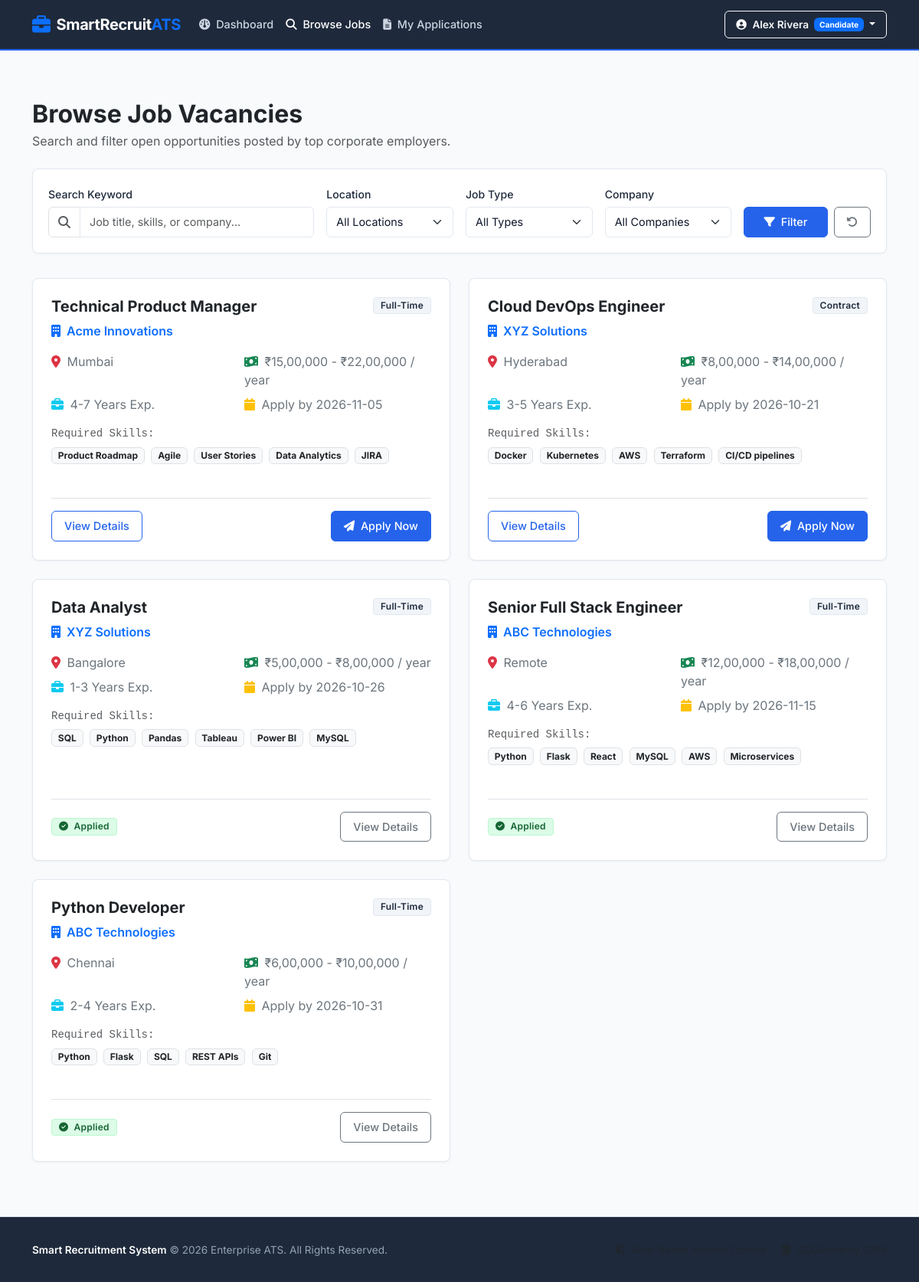
Page /candidate/browse-jobs (signed in) on the committed database.
### models.py (models this page shows, shortened)
class User(UserMixin, db.Model):
    __tablename__ = 'users'
    id = db.Column(db.Integer, primary_key=True)
    full_name = db.Column(db.String(120), nullable=False)
    email = db.Column(db.String(120), unique=True, nullable=False, index=True)
    password_hash = db.Column(db.String(256), nullable=False)
    role = db.Column(db.String(20), nullable=False)  # 'recruiter' or 'candidate'
    company_name = db.Column(db.String(200), nullable=True)
    company_description = db.Column(db.Text, nullable=True)
    company_location = db.Column(db.String(200), nullable=True)
    company_website = db.Column(db.String(300), nullable=True)
    phone = db.Column(db.String(20), nullable=True)
    address = db.Column(db.String(255), nullable=True)
    skills = db.Column(db.Text, nullable=True)
    education = db.Column(db.Text, nullable=True)
    experience = db.Column(db.Text, nullable=True)
    resume_path = db.Column(db.String(255), nullable=True)
    created_at = db.Column(db.DateTime, default=datetime.utcnow)
    posted_jobs = db.relationship('Job', backref='recruiter', lazy=True, cascade="all, delete-orphan")
    applications = db.relationship('Application', backref='candidate', lazy=True, cascade="all, delete-orphan")
    @property
    def is_recruiter(self):
        return self.role == 'recruiter'
    @property
    def is_candidate(self):
        return self.role == 'candidate'

class Job(db.Model):
    __tablename__ = 'jobs'
    id = db.Column(db.Integer, primary_key=True)
    recruiter_id = db.Column(db.Integer, db.ForeignKey('users.id', ondelete='CASCADE'), nullable=False)
    title = db.Column(db.String(150), nullable=False)
    company = db.Column(db.String(150), nullable=False)
    location = db.Column(db.String(100), nullable=False)
    employment_type = db.Column(db.String(50), nullable=False)  # e.g., Full-time, Part-time, Contract, Remote, Internship
    salary = db.Column(db.String(100), nullable=False)
    experience = db.Column(db.String(50), nullable=False)
    skills = db.Column(db.Text, nullable=False)
    description = db.Column(db.Text, nullable=False)
    last_date = db.Column(db.Date, nullable=False)
    openings = db.Column(db.Integer, default=1, nullable=False)
    is_active = db.Column(db.Boolean, default=True, nullable=False)
    created_at = db.Column(db.DateTime, default=datetime.utcnow)
    applications = db.relationship('Application', backref='job', lazy=True, cascade="all, delete-orphan")

### routes.py (the view, shortened to what this page needs)
@main.route('/candidate/browse-jobs')
@candidate_required
def browse_jobs():
    search_query = request.args.get('q', '').strip()
    location_filter = request.args.get('location', '').strip()
    job_type_filter = request.args.get('type', '').strip()
    company_filter = request.args.get('company', '').strip()
    experience_filter = request.args.get('experience', '').strip()
    query = Job.query.filter_by(is_active=True)
    if location_filter:
        query = query.filter(Job.location.ilike(f'%{location_filter}%'))
    if job_type_filter:
        query = query.filter(Job.employment_type == job_type_filter)
    if company_filter:
        query = query.filter(Job.company.ilike(f'%{company_filter}%'))
    if experience_filter:
        query = query.filter(Job.experience.ilike(f'%{experience_filter}%'))
    jobs = query.order_by(Job.created_at.desc()).all()
    applied_job_ids = [app.job_id for app in Application.query.filter_by(candidate_id=current_user.id).all()]
    locations = db.session.query(Job.location).filter_by(is_active=True).distinct().all()
    companies = db.session.query(Job.company).filter_by(is_active=True).distinct().all()
    return render_template('candidate/browse_jobs.html',
                           jobs=jobs,
                           applied_job_ids=applied_job_ids,
                           search_query=search_query,
                           location_filter=location_filter,
                           job_type_filter=job_type_filter,
                           company_filter=company_filter,
                           experience_filter=experience_filter,
                           locations=[l[0] for l in locations if l[0]],
                           companies=[c[0] for c in companies if c[0]])

### templates/candidate/browse_jobs.html (shortened to what this page needs)
{% extends "base.html" %}
{% block content %}
<div class="container py-4">
  <div class="mb-4">
    <h2 class="fw-bold text-dark mb-1">Browse Job Vacancies</h2>
    <p class="text-muted mb-0">Search and filter open opportunities posted by top corporate employers.</p>
  </div>
  <div class="search-box-container">
    <form method="GET" action="{{ url_for('main.browse_jobs') }}" class="row g-3">
      <div class="col-lg-4">
        <label for="q" class="form-label">Search Keyword</label>
        <div class="input-group">
          <span class="input-group-text bg-white"><i class="fa-solid fa-magnifying-glass text-muted"></i></span>
          <input type="text" class="form-control" id="q" name="q" value="{{ search_query }}" placeholder="Job title, skills, or company...">
        </div>
      </div>
      <div class="col-md-4 col-lg-2">
        <label for="location" class="form-label">Location</label>
        <select name="location" id="location" class="form-select">
          <option value="">All Locations</option>
        </select>
      </div>
      <div class="col-md-4 col-lg-2">
        <label for="type" class="form-label">Job Type</label>
        <select name="type" id="type" class="form-select">
          <option value="">All Types</option>
        </select>
      </div>
      <div class="col-md-4 col-lg-2">
        <label for="company" class="form-label">Company</label>
        <select name="company" id="company" class="form-select">
          <option value="">All Companies</option>
        </select>
      </div>
      <div class="col-lg-2 d-flex align-items-end gap-2">
        <button type="submit" class="btn btn-primary w-100"><i class="fa-solid fa-filter me-1"></i> Filter</button>
        <a href="{{ url_for('main.browse_jobs') }}" class="btn btn-outline-secondary" title="Reset Filters"><i class="fa-solid fa-rotate-left"></i></a>
      </div>
    </form>
  </div>
  {% if jobs %}
  <div class="row g-4">
    {% for job in jobs %}
    <div class="col-md-6">
      <div class="card card-corporate h-100">
        <div class="card-body d-flex flex-column justify-content-between p-4">
          <div>
            <div class="d-flex justify-content-between align-items-start mb-2">
              <h5 class="fw-bold text-dark mb-0 fs-5">{{ job.title }}</h5>
              <span class="badge badge-status badge-job-type">{{ job.employment_type }}</span>
            </div>
            <p class="text-primary fw-semibold mb-3 fs-7">
              <i class="fa-solid fa-building me-1"></i> {{ job.company }}
            </p>
            <div class="row g-2 mb-3 fs-7 text-secondary">
              <div class="col-6"><i class="fa-solid fa-location-dot me-1 text-danger"></i> {{ job.location }}</div>
              <div class="col-6"><i class="fa-solid fa-money-bill-wave me-1 text-success"></i> {{ job.salary }}</div>
              <div class="col-6"><i class="fa-solid fa-briefcase me-1 text-info"></i> {{ job.experience }} Exp.</div>
              <div class="col-6"><i class="fa-solid fa-calendar me-1 text-warning"></i> Apply by {{ job.last_date.strftime('%Y-%m-%d') }}</div>
            </div>
            <div class="mb-3">
              <small class="text-muted d-block mb-1 font-monospace">Required Skills:</small>
              <div>
                {% for skill in job.skills.split(',') %}
                  <span class="badge bg-light text-dark border me-1 mb-1">{{ skill.strip() }}</span>
                {% endfor %}
              </div>
            </div>
          </div>
          <div class="pt-3 border-top d-flex justify-content-between align-items-center">
            {% if job.id in applied_job_ids %}
              <span class="badge badge-status badge-selected"><i class="fa-solid fa-check-circle me-1"></i> Applied</span>
              <a href="{{ url_for('main.job_details', job_id=job.id) }}" class="btn btn-sm btn-outline-secondary">View Details</a>
            {% else %}
              <a href="{{ url_for('main.job_details', job_id=job.id) }}" class="btn btn-sm btn-outline-primary">View Details</a>
              <a href="{{ url_for('main.apply_job', job_id=job.id) }}" class="btn btn-sm btn-primary">
                <i class="fa-solid fa-paper-plane me-1"></i> Apply Now
              </a>
            {% endif %}
          </div>
        </div>
      </div>
    </div>
    {% endfor %}
  </div>
  {% endif %}
</div>
{% endblock %}

### templates/base.html (shortened to what this page needs)
<!DOCTYPE html>
<html lang="en">
<head>
  <link href="https://cdn.jsdelivr.net/npm/bootstrap@5.3.3/dist/css/bootstrap.min.css" rel="stylesheet">
  <link rel="stylesheet" href="https://cdnjs.cloudflare.com/ajax/libs/font-awesome/6.5.1/css/all.min.css">
  <link rel="stylesheet" href="{{ url_for('static', filename='css/custom.css') }}">
</head>
<body>
  <nav class="navbar navbar-expand-lg navbar-dark navbar-enterprise sticky-top">
    <div class="container">
      <a class="navbar-brand d-flex align-items-center gap-2" href="{{ url_for('main.home') }}">
        <i class="fa-solid fa-briefcase text-primary fs-4"></i>
        <span>SmartRecruit<span class="text-primary">ATS</span></span>
      </a>
      <div class="collapse navbar-collapse" id="enterpriseNavbar">
        <ul class="navbar-nav me-auto mb-2 mb-lg-0">
          {% if current_user.is_authenticated %}
            {% if current_user.is_recruiter %}
              <li class="nav-item">
                <a class="nav-link {% if request.endpoint == 'main.recruiter_dashboard' %}active{% endif %}" href="{{ url_for('main.recruiter_dashboard') }}">
                  <i class="fa-solid fa-chart-line me-1"></i> Dashboard
                </a>
              </li>
              <li class="nav-item">
                <a class="nav-link {% if request.endpoint == 'main.post_job' %}active{% endif %}" href="{{ url_for('main.post_job') }}">
                  <i class="fa-solid fa-plus-circle me-1"></i> Post Job
                </a>
              </li>
              <li class="nav-item">
                <a class="nav-link {% if request.endpoint == 'main.manage_jobs' %}active{% endif %}" href="{{ url_for('main.manage_jobs') }}">
                  <i class="fa-solid fa-list-check me-1"></i> Manage Jobs
                </a>
              </li>
              <li class="nav-item">
                <a class="nav-link {% if request.endpoint == 'main.view_applications' %}active{% endif %}" href="{{ url_for('main.view_applications') }}">
                  <i class="fa-solid fa-users-viewfinder me-1"></i> Applications
                </a>
              </li>
            {% elif current_user.is_candidate %}
              <li class="nav-item">
                <a class="nav-link {% if request.endpoint == 'main.candidate_dashboard' %}active{% endif %}" href="{{ url_for('main.candidate_dashboard') }}">
                  <i class="fa-solid fa-gauge me-1"></i> Dashboard
                </a>
              </li>
              <li class="nav-item">
                <a class="nav-link {% if request.endpoint == 'main.browse_jobs' %}active{% endif %}" href="{{ url_for('main.browse_jobs') }}">
                  <i class="fa-solid fa-magnifying-glass me-1"></i> Browse Jobs
                </a>
              </li>
              <li class="nav-item">
                <a class="nav-link {% if request.endpoint == 'main.my_applications' %}active{% endif %}" href="{{ url_for('main.my_applications') }}">
                  <i class="fa-solid fa-file-lines me-1"></i> My Applications
                </a>
              </li>
            {% endif %}
          {% else %}
            <li class="nav-item">
              <a class="nav-link {% if request.endpoint == 'main.home' %}active{% endif %}" href="{{ url_for('main.home') }}">
                <i class="fa-solid fa-house me-1"></i> Home
              </a>
            </li>
          {% endif %}
        </ul>
        <div class="d-flex align-items-center gap-2">
          {% if current_user.is_authenticated %}
            <div class="dropdown">
              <button class="btn btn-outline-light dropdown-toggle btn-nav-action" type="button" id="userMenuBtn" data-bs-toggle="dropdown" aria-expanded="false">
                <i class="fa-solid fa-circle-user me-1"></i> {{ current_user.full_name }}
                <span class="badge bg-primary text-white ms-1 text-capitalize">{{ current_user.role }}</span>
              </button>
            </div>
          {% endif %}
        </div>
      </div>
    </div>
  </nav>
  <main class="content-wrapper">
    {% block content %}{% endblock %}
  </main>
  <footer class="footer-enterprise">
    <div class="container">
      <div class="row align-items-center">
        <div class="col-md-6 text-center text-md-start mb-2 mb-md-0">
          <span class="fw-semibold text-white">Smart Recruitment System</span> &copy; 2026 Enterprise ATS. All Rights Reserved.
        </div>
        <div class="col-md-6 text-center text-md-end">
          <span class="text-muted me-3"><i class="fa-solid fa-shield-halved me-1"></i> Role-Based Access Control</span>
          <span class="text-muted"><i class="fa-solid fa-database me-1"></i> SQLAlchemy ORM</span>
        </div>
      </div>
    </div>
  </footer>
</body>
</html>

### rows in the picture
User: full_name "Alex Rivera", role "Candidate"
Job: title "Technical Product Manager", employment_type "Full-Time", company "Acme Innovations", location "Mumbai", salary "₹15,00,000 - ₹22,00,000 / year", experience "4-7 Years", last_date "2026-11-05", strip "Product Roadmap" "Agile" "User Stories" "Data Analytics" "JIRA"
Job: title "Cloud DevOps Engineer", employment_type "Contract", company "XYZ Solutions", location "Hyderabad", salary "₹8,00,000 - ₹14,00,000 / year", experience "3-5 Years", last_date "2026-10-21", strip "Docker" "Kubernetes" "AWS" "Terraform" "CI/CD pipelines"
Job: title "Data Analyst", employment_type "Full-Time", company "XYZ Solutions", location "Bangalore", salary "₹5,00,000 - ₹8,00,000 / year", experience "1-3 Years", last_date "2026-10-26", strip "SQL" "Python" "Pandas" "Tableau" "Power BI" "MySQL"
Job: title "Senior Full Stack Engineer", employment_type "Full-Time", company "ABC Technologies", location "Remote", salary "₹12,00,000 - ₹18,00,000 / year", experience "4-6 Years", last_date "2026-11-15", strip "Python" "Flask" "React" "MySQL" "AWS" "Microservices"
Job: title "Python Developer", employment_type "Full-Time", company "ABC Technologies", location "Chennai", salary "₹6,00,000 - ₹10,00,000 / year", experience "2-4 Years", last_date "2026-10-31", strip "Python" "Flask" "SQL" "REST APIs" "Git"
